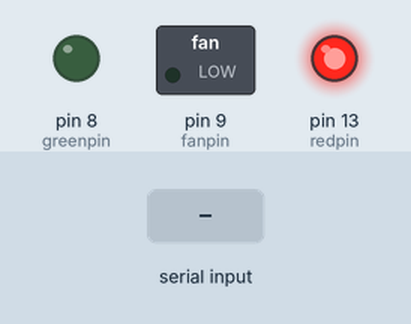
This sketch was run on a simulated Arduino Uno, built with avr-gcc and run on an emulated ATmega328P. On the bench: switched loads named in the sketch (green lamp = pin HIGH), output pins drawn as LEDs (lit = HIGH). The inputs (shaded band) are chosen by the test bench.

Above: at 1.2 s.
1.3 s: byte 1 (1) received over Serial
At 2.6 s:
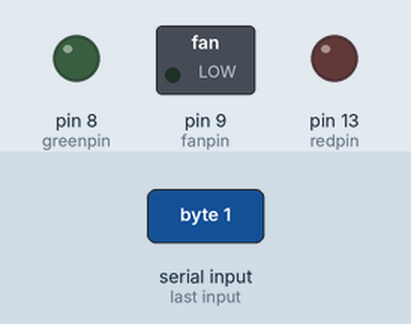
Timing chart, 0 to 4.3 s (numbered marks = the images above; inputs shaded):
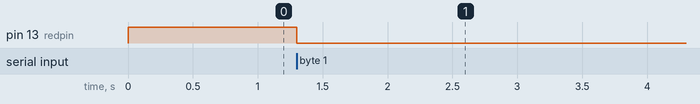

The sketch:

sketch_sep14b.ino
```cpp
int redpin=13;
int greenpin=8;
int fanpin=9;

int incomingbyte;

void setup(){
  Serial.begin(9600);
  pinMode(redpin,OUTPUT);
  pinMode(greenpin,OUTPUT);
  pinMode(fanpin,OUTPUT);
}

void loop(){
  if(Serial.available()>0){
    incomingbyte = Serial.read();
  }
  if(incomingbyte == 0){
    digitalWrite(redpin,HIGH);
  }
  if(incomingbyte == 1){
    digitalWrite(redpin,LOW);
  }
}
```

Measured:
- after the input at 1.3 s, pin 13 (redpin): HIGH → LOW at once
